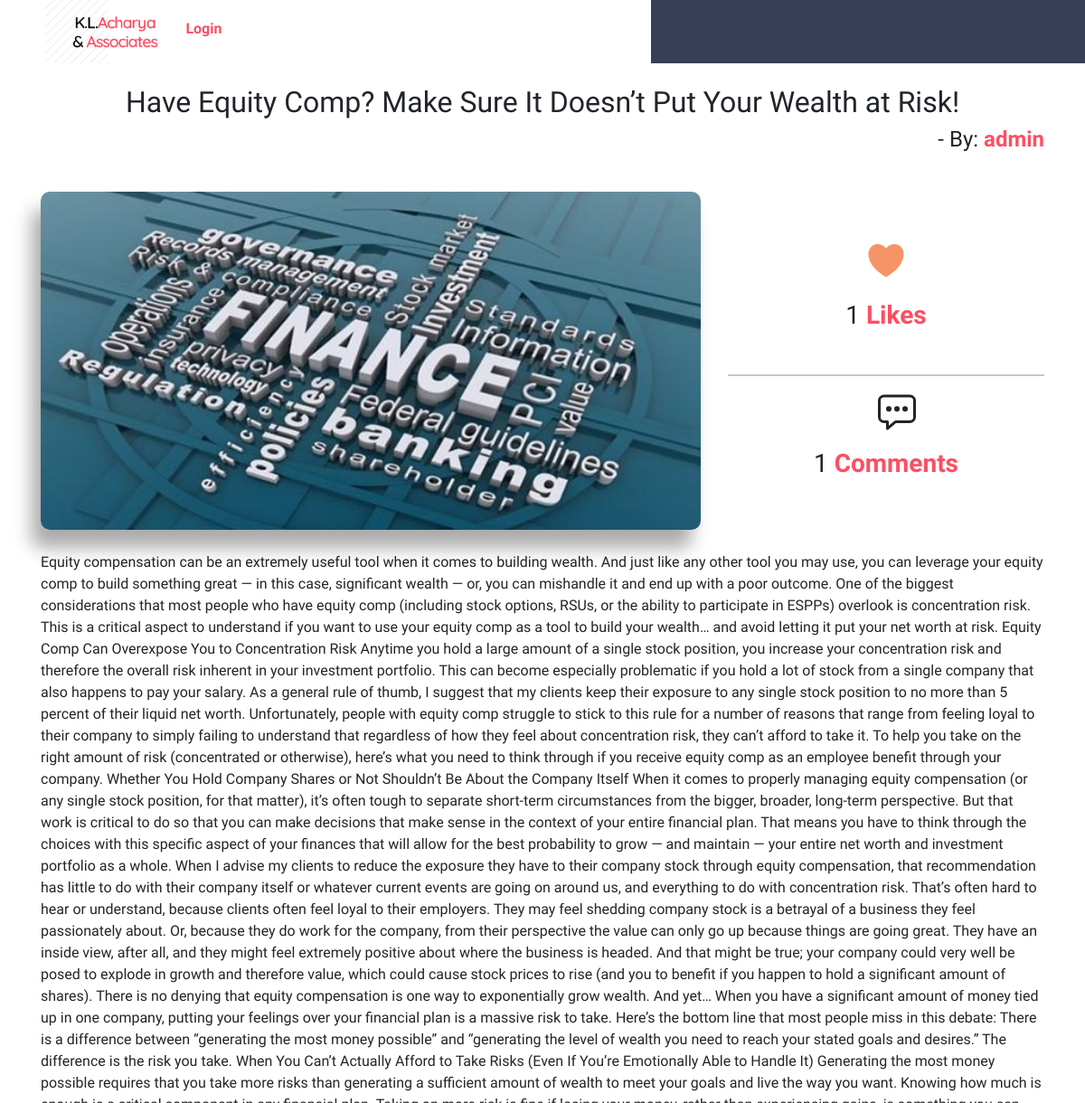
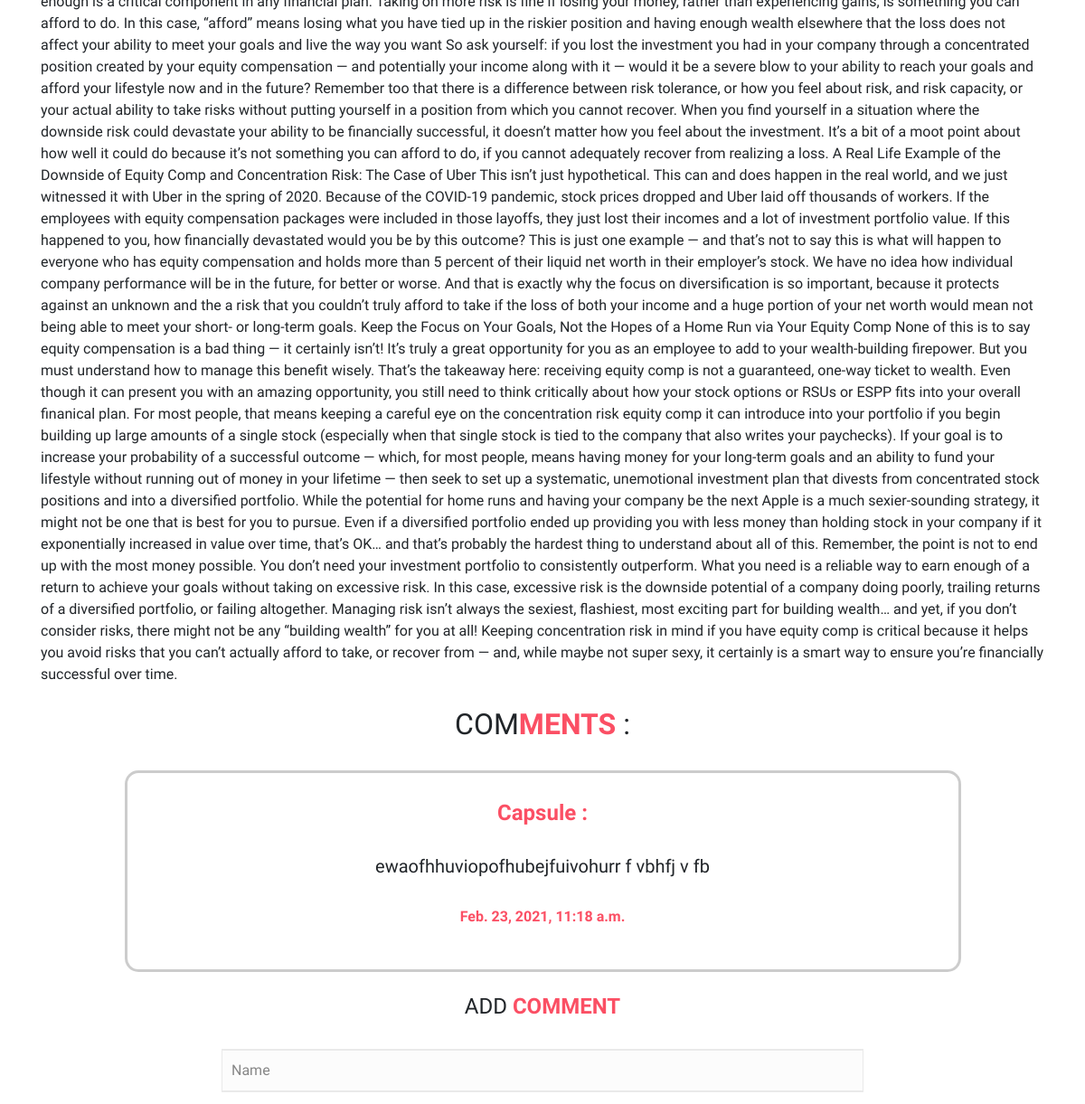
/blog/article/26 (upper part), run on an earlier commit of the app's database (2 pictures, top to bottom).
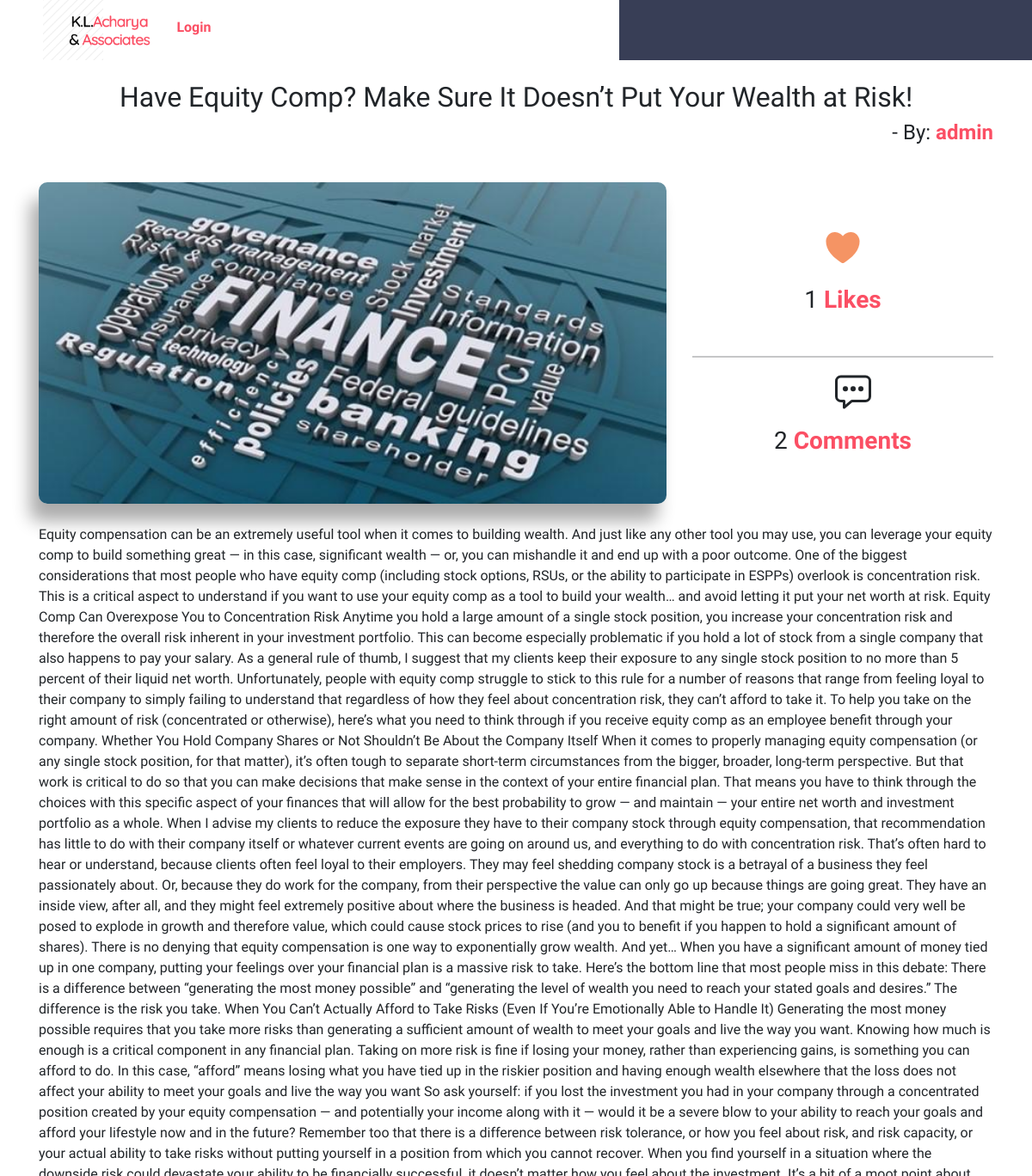
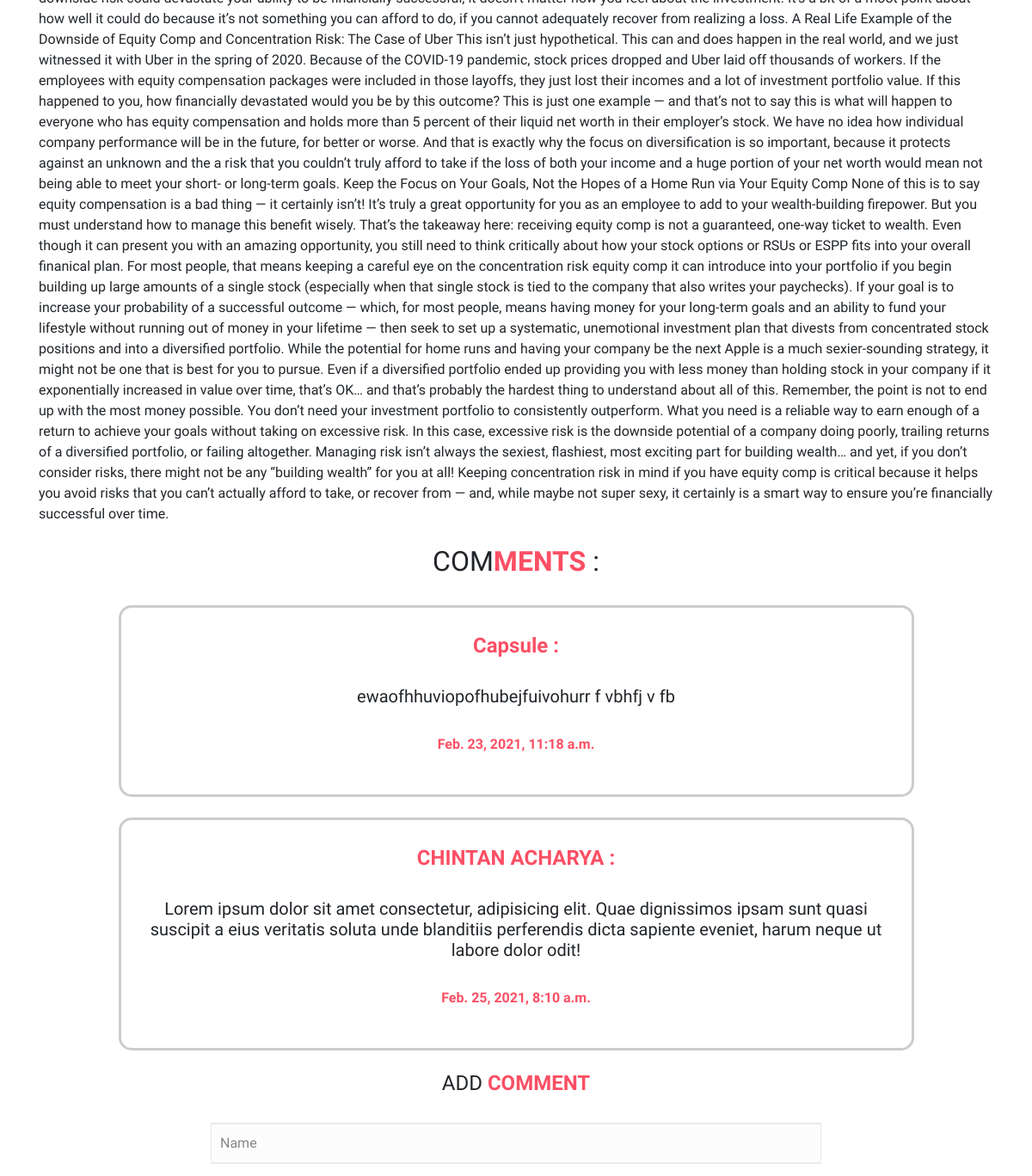
And on a later commit of the database (2 pictures, top to bottom).
### myblog/models.py (models this page shows, shortened)
class Post(models.Model):
    title=models.CharField(max_length=255)
    author=models.ForeignKey(User,on_delete=models.CASCADE)
    image=models.ImageField(upload_to ='images/',blank=True,null=True)
    body=models.TextField()
    post_date=models.DateField(auto_now_add=True)
    likes=models.ManyToManyField(IpModel,related_name="post_likes",blank=True)
    isFeatured = models.BooleanField()
    topic = models.ForeignKey(Topic, on_delete=models.CASCADE,default = 1)
    def number_of_likes(self):
        return self.likes.count()

class Comment(models.Model):
    post= models.ForeignKey(Post,related_name="comments",on_delete=models.CASCADE)
    name=models.CharField(max_length=255)
    body=models.TextField()
    date_added=models.DateTimeField(auto_now_add=True)

### myblog/views.py (the view)
# urls.py: path('article/<int:pk>',ArticleDetailView.as_view(),name='article-detail'),
class ArticleDetailView(DetailView):
    model=Post
    context_object_name='post'
    template_name="article_details.html"
    def get(self, request, *args, **kwargs):
        self.object = self.get_object()
        topics = Topic.objects.all()
        sub = Subscribe()
        form = CommentForm()
        context = self.get_context_data(object=self.object)
        like_status=False
        ip=get_client_ip(request)
        if not IpModel.objects.filter(ip=ip).exists():
            IpModel.objects.create(ip=ip)
        if self.object.likes.filter(id=IpModel.objects.get(ip=ip).id).exists():
            like_status=True
        else:
            like_status=False
        context['like_status']=like_status
        context['topics'] = topics
        context['form1'] = sub
        context['form'] = form
        return self.render_to_response(context)
    def post(self, request, *args, **kwargs):
        if request.method == 'POST':
            sub = Subscribe(request.POST)
            form = CommentForm(request.POST)
            if(sub.is_valid()):
                a = SubscribeModel(email = str(sub['Email'].value()),created_date = datetime.datetime.now())
                a.save()
                subject = 'Welcome to OurBlog'
                message = 'We are blessed to serve you!'
                recepient = str(sub['Email'].value())
                send_mail(subject,
                    message, EMAIL_HOST_USER, [recepient], fail_silently = False)
                return HttpResponseRedirect(self.request.path_info)
            if(form.is_valid()):
                b = Comment(body = str(form['body'].value()),name = str(form['name'].value()),date_added = datetime.datetime.now(),post = get_object_or_404(Post,pk=kwargs['pk']))
                b.save()
                return HttpResponseRedirect(self.request.path_info)
            else:
                return redirect('home')
        else:
            return redirect('home')

### subscribe/forms.py (shortened to what this page needs)
class Subscribe(forms.Form):
    Email = forms.EmailField(widget=forms.TextInput(attrs={'class':'sub-form-field','placeholder':'E-mail'}))

### myblog/forms.py
class CommentForm(forms.ModelForm):
    class Meta:
        model=Comment
        fields=('name','body')
        widgets={
        'name': forms.TextInput(attrs={'class':'sub-form-field mb-3','placeholder':'Name'}),
        'body': forms.Textarea(attrs={'class':'sub-form-field mb-3','placeholder':'Enter Your Comment Here.  '}),
        }

### myblog/views.py (called while the page is built)
def get_client_ip(request):
    x_forwarded_for=request.META.get('HTTP_X_FORWARDED_FOR')
    if x_forwarded_for:
        ip=x_forwarded_for.split(',')[0]
    else:
        ip=request.META.get('REMOTE_ADDR')
    return ip

### myblog/templates/article_details.html (shortened to what this page needs)
{% extends 'base.html' %}
  {% block content %}
  <div class="container">
  <center><h2> {{ post.title }} </h2></center>
  <h4 style='float:right;'> - By: <span class="red">{{ post.author }}</span> </h4><br>
  <br>
  <br>
  <div class="row">
    <div class="col-md-8"><img src="{{post.image.url}}" class='post-img' width=100% alt=""></div>
    <div class="col-md-4">
      <br><br>
      <center>
        <div class="row">
        <form action="{% url 'blog_like' pk=post.id %}" method="post">
            <button type="submit" name="blog-id" value="{{post.id}}" class="like-btn">
            {% if like_status %}
          <ion-icon name="heart" class='liked'></ion-icon>
            {% else %}
            <ion-icon name="heart-outline"></ion-icon>
            {% endif %}
          </button>
          </form>
          <h3>{{ post.number_of_likes}} <span class="red">Likes</span></h3>
        </div>
        <br>
        <hr>
        <div class="row">
          <ion-icon name="chatbox-ellipses-outline" class="like-btn"></ion-icon>
          <h3>{{ post.comments.all|length }} <span class="red">Comments</span> </h3>
        </div>
      </center>
    </div>
  </div><br>
  {{ post.body }}
  <br>
  <br>
  <center>
  <div class="row">
    <h2>COM<span class="red">MENTS</span> : </h2>
  </div>
  <br>
  {% if post.comments.all %}
  {% for comment in post.comments.all %}
  <div class="col-md-10 comment-box">
    <h4 class="red">{{comment.name}} : </h4> <br>
    <h5>{{comment.body}}</h5> <br>
    <p><span class="red"> {{comment.date_added}} </span>  </p>
  </div><br>
  {% endfor %}
  {% else %}
  <h3>No Comm<span class="red">ents Yet</span></h3>
  {% endif %}
  <div class="col-md-8">
    <h4>ADD <span class='red'>COMMENT</span></h4><br>
  <form action="" method="post">
    {% for i in form %}
    {{i}}
    {% endfor %}
  </form>
</div>
</center>
<br><br>
</div>
<br><br>
 {% endblock %}

### myblog/templates/base.html (shortened to what this page needs)
<!doctype html>
 <html lang="en">
  <head>
    {% load static %}
   <link rel="stylesheet" href="{% static 'css/style.css' %}">
   <link rel="stylesheet" href="{% static 'js/main.js' %}">
   <link rel="stylesheet" href="https://unpkg.com/swiper/swiper-bundle.min.css" />
   <link href="https://cdn.jsdelivr.net/npm/bootstrap@5.0.0-beta1/dist/css/bootstrap.min.css" rel="stylesheet">
   <link rel="stylesheet" href="https://cdnjs.cloudflare.com/ajax/libs/font-awesome/4.7.0/css/font-awesome.min.css">
   <link rel="stylesheet" href="https://cdn.jsdelivr.net/npm/bootstrap@4.5.3/dist/css/bootstrap.min.css">
  </head>
  <body>
    <nav class="blog-nav">
      <a href="{% url 'home' %}" class="logo"><img src="{% static 'img/logo.png' %}" style="margin-left: 50px;position: absolute;top: 0;left: 0;border: none;" height=70 alt=""></a>
      <ul style="list-style:none">
        <div class= "blog-nav-rect"></div>
        {% if user.is_authenticated %}
        <li style="--i:2"><a href="{% url 'add_post' %}" >Add Post</a></li>
        <li style="--i:3"><a href="{% url 'add_topic' %}" >Add Topic</a></li>
        <li style="--i:4"><a href="{% url 'logout' %}" >Logout</a></li>
        {% else %}
        <li style="--i:2"><a href="{% url 'login' %}" >Login</a></li>
        {% endif %}
      </ul>
    </nav>
    <br>
    <div style="height:70px;"></div>
    {% block content %}
    {% endblock %}
  </body>
  </html>

### static/css/style.css (style rules this page uses)
:root { --Playfair: 'Playfair Display', serif; --Quicksand: 'Quicksand', sans-serif; --Roboto: 'Roboto', sans-serif; --dark: #3c393d; --exDark: #2b2b2b; }
* { padding: 0; margin: 0; font-family: var(--Quicksand); }
.blog-nav { position:absolute; top: 0; max-height: 70px; transition:1s; z-index: 100000; width: 100%; }
.blog-nav-rect { height:70px; width: 40%; background:#383e56; position: absolute; right: 0; top: 0; transition: 1s; }
.blog-nav ul { margin-left: 100px; }
.blog-nav ul li { display: inline-flex; padding-left: 5%; margin:20px; }
.blog-nav ul li a { font-size:1rem; color:#000; font-weight: 600; color: #FB4F64; transition:0.5s; }
.sub-form-field { background-color:#fcfcfc; border-top:2px solid #eaeaea; border-bottom:2px solid #eaeaea; border-left: 1px solid #eaeaea; border-right: 1px solid #eaeaea; color:#000; padding:10px; width: 100%; }
.sub-form-field::placeholder { color:#0007; }
.red { color:#FB4F64; font-weight: 600; }
.post-img { height: auto; overflow: hidden; border-radius: 10px ; box-shadow: -10px 20px 20px #0005; }
.like-btn { background:none; border:none; font-size:3rem; outline:none; }
.liked { color: #f59464; animation: liked 0.5s ease; transform: scale(1); }
.comment-box { padding: 30px; border: 3px solid #0003; border-radius: 15px; }

What changed in the data, as far as the page shows it:
changed Post "Have Equity Comp? Make Sure It Doesn’t Put Your Wealth at Risk!": comments.all|length "1" → "2"
added Comment: name "CHINTAN ACHARYA", body "Lorem ipsum dolor sit amet consectetur, adipisicing elit. Quae dignissimos ipsam sunt quasi suscipit a eius veritatis soluta unde blanditiis perferendis dicta sapiente eveniet, harum neque ut labore dolor odit!", date_added "Feb. 25, 2021, 8:10 a.m."
